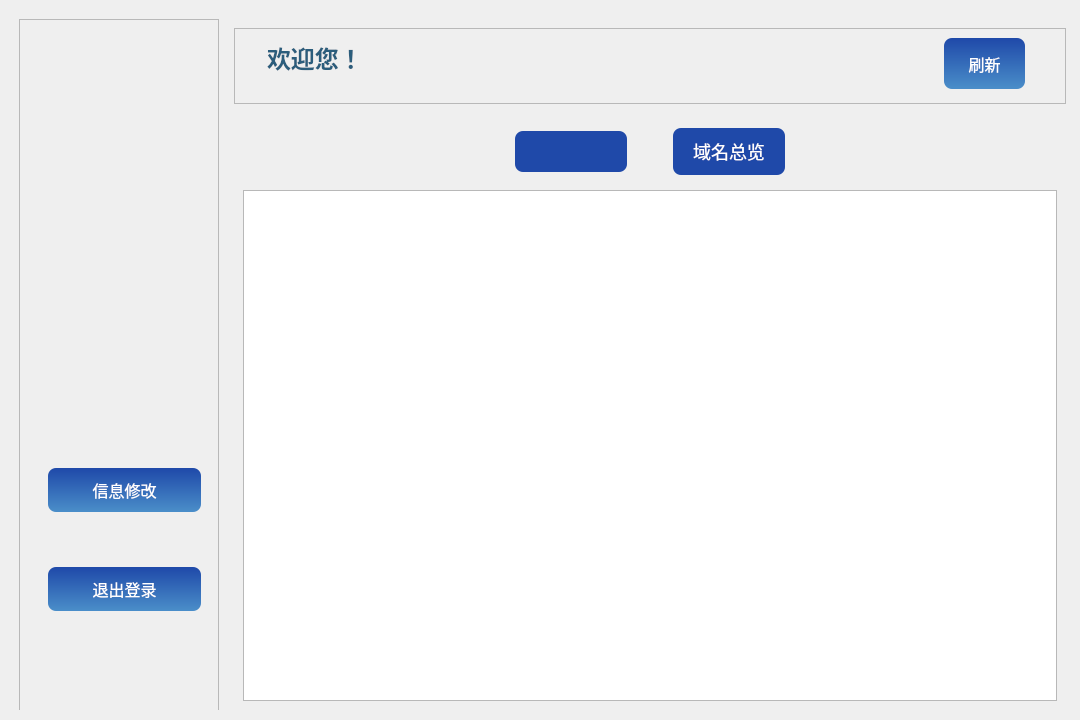
<?xml version="1.0" encoding="UTF-8"?>
<ui version="4.0">
 <class>ManagerWindow</class>
 <widget class="QWidget" name="ManagerWindow">
  <property name="geometry">
   <rect>
    <x>0</x>
    <y>0</y>
    <width>1080</width>
    <height>720</height>
   </rect>
  </property>
  <property name="minimumSize">
   <size>
    <width>1080</width>
    <height>720</height>
   </size>
  </property>
  <property name="maximumSize">
   <size>
    <width>16777215</width>
    <height>720</height>
   </size>
  </property>
  <property name="windowTitle">
   <string>域名管理系统</string>
  </property>
  <property name="styleSheet">
   <string notr="true">
QMainWindow {
    background-color: qlineargradient(x1:0, y1:0, x2:1, y2:1, stop:0 #EEF3F8, stop:1 #D7E6F5);
}

QLineEdit {
    background-color: #FFFFFF;
    border: 2px solid #C9D6E8;
    border-radius: 8px;
    padding: 8px;
    font-size: 14px;
}

QLineEdit:hover {
    border: 2px solid rgb(145, 168, 235);
}

QLineEdit:placeholder {
    border-color: #4c65af;
    outline: none;
}

QLineEdit:focus {
    border: 2px solid #4c65af;
    outline: none;
}

QPushButton {
    background-color: qlineargradient(x1:0, y1:0, x2:0, y2:1, stop:0 #1f49a9, stop:1 #4A8EC9);
    color: white;
    padding: 10px 20px;
    font-size: 16px;
    border-radius: 8px;
    border: none;
}

QPushButton:hover {
    background-color: qlineargradient(x1:0, y1:0, x2:0, y2:1, stop:0 #4c65af, stop:1 #3A78B5);
}

QPushButton:pressed {
    background-color: #3A78B5;
}

QLabel {
    color: #33475B;
    font-size: 16px;
    font-weight: bold;
    padding: 4px;
}

QComboBox {
    font-family: &quot;PingFang SC&quot;, &quot;Helvetica Neue&quot;, Arial, &quot;Hiragino Sans GB&quot;, &quot;Microsoft YaHei UI&quot;, &quot;Microsoft YaHei&quot;, SimSun, sans-serif;
    font-size: 16px;
    color: #333333; 
    border: 1px solid #e0e0e0;
    border-radius: 10px; 
    background-color: #ffffff; 
}

QComboBox::drop-down {
    subcontrol-origin: padding;
    subcontrol-position: top right;
    width: 25px;
}


QComboBox:hover {
    border-color: #0078d7; 
    background-color: #f5f5f5; 
    border: none;
    outline: none;
}

QComboBox:focus {
    border-color: #0078d7;
    border: none;
    outline: none;
}

QComboBox QAbstractItemView {
    background-color: #ffffff;
    color: #333333;
    font-size: 16px;
    padding: 8px 0;
    min-width: 100px; 
    max-height: 250px; 
    border: none;
    outline: none;
}

QComboBox QAbstractItemView::item {
    padding: 10px 15px; 
    background-color: #ffffff;
    border-radius: 8px;
    border: none;
    outline: none;
}

QComboBox QAbstractItemView::item:hover {
    background-color: #0078d7; 
    color: #ffffff; 
    border: none;
    outline: none;
}

QComboBox QAbstractItemView::item:selected {
    background-color: #0078d7; 
    color: #ffffff; 
    border: none;
    outline: none;
}

#usernameshow {
    font-size: 24px;
    font-weight: bold;
    color: #2B5D7C;
    text-align: left;
    background: transparent;
    border: none;  /* 移除边框 */
    outline: none; /* 移除获得焦点时的轮廓 */
}

#usernameshow:hover {
    font-size: 25px;
    color:rgb(124, 43, 59);
}


#helloEdit{
    font-size: 24px;
    font-weight: bold;
    color: #2B5D7C;
    text-align: center;
    background: transparent;
    border: none;  /* 移除边框 */
    outline: none; /* 移除获得焦点时的轮廓 */
}
#searchButton {
    font: inherit;
    text-transform: none;
    white-space: nowrap;
    line-height: 1;
    text-align: center;
    font-size: 18px;
    color: #fff;
    text-decoration: inherit;
    background-color: #1f49a9; /* 自定义背景颜色 */
    border: none;
    border-radius: 8px;
    font-family: &quot;Microsoft YaHei&quot;, Arial, sans-serif;
}

#searchButton:hover {
    background-color:rgb(39, 86, 197); /* 悬浮状态时的背景颜色 */
}

#searchButton:focus {
    outline: none; /* 去掉焦点时的边框 */
}

#dealAuthenButton{
    font: inherit;
    text-transform: none;
    white-space: nowrap;
    line-height: 1;
    text-align: center;
    font-size: 18px;
    color: #fff;
    text-decoration: inherit;
    background-color: #1f49a9; /* 自定义背景颜色 */
    border: none;
    border-radius: 8px;
    font-family: &quot;Microsoft YaHei&quot;, Arial, sans-serif;
}

#dealAuthenButton:hover {
    background-color:rgb(39, 86, 197); /* 悬浮状态时的背景颜色 */
}

#dealAuthenButton:focus {
    outline: none; /* 去掉焦点时的边框 */
}

#allDomainButton{
    font: inherit;
    text-transform: none;
    white-space: nowrap;
    line-height: 1;
    text-align: center;
    font-size: 18px;
    color: #fff;
    text-decoration: inherit;
    background-color: #1f49a9; /* 自定义背景颜色 */
    border: none;
    border-radius: 8px;
    font-family: &quot;Microsoft YaHei&quot;, Arial, sans-serif;
}

#allDomainButton:hover {
    background-color:rgb(39, 86, 197); /* 悬浮状态时的背景颜色 */
}

#allDomainButton:focus {
    outline: none; /* 去掉焦点时的边框 */
}

   </string>
  </property>
  <widget class="QFrame" name="horizontalFrame">
   <property name="geometry">
    <rect>
     <x>10</x>
     <y>10</y>
     <width>1059</width>
     <height>700</height>
    </rect>
   </property>
   <property name="maximumSize">
    <size>
     <width>16777215</width>
     <height>700</height>
    </size>
   </property>
   <layout class="QHBoxLayout" name="horizontalLayout">
    <item>
     <widget class="QFrame" name="frame">
      <property name="enabled">
       <bool>true</bool>
      </property>
      <property name="minimumSize">
       <size>
        <width>200</width>
        <height>700</height>
       </size>
      </property>
      <property name="maximumSize">
       <size>
        <width>16777215</width>
        <height>720</height>
       </size>
      </property>
      <property name="frameShape">
       <enum>QFrame::Shape::StyledPanel</enum>
      </property>
      <property name="frameShadow">
       <enum>QFrame::Shadow::Raised</enum>
      </property>
      <widget class="QFrame" name="frame_2">
       <property name="geometry">
        <rect>
         <x>20</x>
         <y>390</y>
         <width>171</width>
         <height>261</height>
        </rect>
       </property>
       <property name="minimumSize">
        <size>
         <width>171</width>
         <height>261</height>
        </size>
       </property>
       <layout class="QVBoxLayout" name="verticalLayout_2">
        <item>
         <layout class="QVBoxLayout" name="verticalLayout_3">
          <item>
           <spacer name="verticalSpacer">
            <property name="orientation">
             <enum>Qt::Orientation::Vertical</enum>
            </property>
            <property name="sizeHint" stdset="0">
             <size>
              <width>20</width>
              <height>40</height>
             </size>
            </property>
           </spacer>
          </item>
          <item>
           <widget class="QPushButton" name="admininfoButton">
            <property name="enabled">
             <bool>true</bool>
            </property>
            <property name="text">
             <string>信息修改</string>
            </property>
           </widget>
          </item>
          <item>
           <spacer name="verticalSpacer_3">
            <property name="orientation">
             <enum>Qt::Orientation::Vertical</enum>
            </property>
            <property name="sizeHint" stdset="0">
             <size>
              <width>20</width>
              <height>40</height>
             </size>
            </property>
           </spacer>
          </item>
          <item>
           <widget class="QPushButton" name="adminquitButton">
            <property name="text">
             <string>退出登录</string>
            </property>
           </widget>
          </item>
          <item>
           <spacer name="verticalSpacer_2">
            <property name="orientation">
             <enum>Qt::Orientation::Vertical</enum>
            </property>
            <property name="sizeHint" stdset="0">
             <size>
              <width>20</width>
              <height>40</height>
             </size>
            </property>
           </spacer>
          </item>
         </layout>
        </item>
       </layout>
      </widget>
      <widget class="QLabel" name="logo">
       <property name="geometry">
        <rect>
         <x>30</x>
         <y>70</y>
         <width>151</width>
         <height>141</height>
        </rect>
       </property>
       <property name="styleSheet">
        <string notr="true">border-image:url(:/images/logo.png)</string>
       </property>
       <property name="text">
        <string/>
       </property>
      </widget>
     </widget>
    </item>
    <item>
     <widget class="QFrame" name="frame_3">
      <property name="minimumSize">
       <size>
        <width>850</width>
        <height>700</height>
       </size>
      </property>
      <property name="maximumSize">
       <size>
        <width>1080</width>
        <height>720</height>
       </size>
      </property>
      <layout class="QVBoxLayout" name="verticalLayout">
       <item>
        <widget class="QFrame" name="frame_4">
         <property name="maximumSize">
          <size>
           <width>1080</width>
           <height>100</height>
          </size>
         </property>
         <property name="frameShape">
          <enum>QFrame::Shape::StyledPanel</enum>
         </property>
         <property name="frameShadow">
          <enum>QFrame::Shadow::Raised</enum>
         </property>
         <widget class="QLineEdit" name="helloEdit">
          <property name="enabled">
           <bool>false</bool>
          </property>
          <property name="geometry">
           <rect>
            <x>10</x>
            <y>10</y>
            <width>131</width>
            <height>51</height>
           </rect>
          </property>
          <property name="layoutDirection">
           <enum>Qt::LayoutDirection::LeftToRight</enum>
          </property>
          <property name="text">
           <string>欢迎您！</string>
          </property>
          <property name="alignment">
           <set>Qt::AlignmentFlag::AlignRight|Qt::AlignmentFlag::AlignTrailing|Qt::AlignmentFlag::AlignVCenter</set>
          </property>
          <property name="readOnly">
           <bool>true</bool>
          </property>
         </widget>
         <widget class="QPushButton" name="usernameshow">
          <property name="geometry">
           <rect>
            <x>130</x>
            <y>0</y>
            <width>430</width>
            <height>70</height>
           </rect>
          </property>
          <property name="text">
           <string/>
          </property>
         </widget>
         <widget class="QPushButton" name="adminpushButton">
          <property name="geometry">
           <rect>
            <x>710</x>
            <y>10</y>
            <width>81</width>
            <height>51</height>
           </rect>
          </property>
          <property name="text">
           <string>刷新</string>
          </property>
         </widget>
        </widget>
       </item>
       <item>
        <widget class="QFrame" name="frame_5">
         <property name="maximumSize">
          <size>
           <width>16777215</width>
           <height>600</height>
          </size>
         </property>
         <layout class="QVBoxLayout" name="verticalLayout_4">
          <item>
           <widget class="QFrame" name="horizontalFrame">
            <property name="minimumSize">
             <size>
              <width>0</width>
              <height>60</height>
             </size>
            </property>
            <layout class="QHBoxLayout" name="horizontalLayout_2">
             <item>
              <spacer name="horizontalSpacer">
               <property name="orientation">
                <enum>Qt::Orientation::Horizontal</enum>
               </property>
               <property name="sizeHint" stdset="0">
                <size>
                 <width>40</width>
                 <height>20</height>
                </size>
               </property>
              </spacer>
             </item>
             <item>
              <widget class="QPushButton" name="dealAuthenButton">
               <property name="minimumSize">
                <size>
                 <width>112</width>
                 <height>0</height>
                </size>
               </property>
               <property name="text">
                <string/>
               </property>
              </widget>
             </item>
             <item>
              <spacer name="horizontalSpacer_3">
               <property name="orientation">
                <enum>Qt::Orientation::Horizontal</enum>
               </property>
               <property name="sizeType">
                <enum>QSizePolicy::Policy::Fixed</enum>
               </property>
               <property name="sizeHint" stdset="0">
                <size>
                 <width>40</width>
                 <height>20</height>
                </size>
               </property>
              </spacer>
             </item>
             <item>
              <widget class="QPushButton" name="allDomainButton">
               <property name="text">
                <string>域名总览</string>
               </property>
              </widget>
             </item>
             <item>
              <spacer name="horizontalSpacer_2">
               <property name="orientation">
                <enum>Qt::Orientation::Horizontal</enum>
               </property>
               <property name="sizeHint" stdset="0">
                <size>
                 <width>40</width>
                 <height>20</height>
                </size>
               </property>
              </spacer>
             </item>
            </layout>
           </widget>
          </item>
          <item>
           <widget class="QTableWidget" name="tableWidget">
            <property name="minimumSize">
             <size>
              <width>806</width>
              <height>505</height>
             </size>
            </property>
           </widget>
          </item>
         </layout>
        </widget>
       </item>
      </layout>
     </widget>
    </item>
   </layout>
  </widget>
 </widget>
 <resources/>
 <connections/>
</ui>
